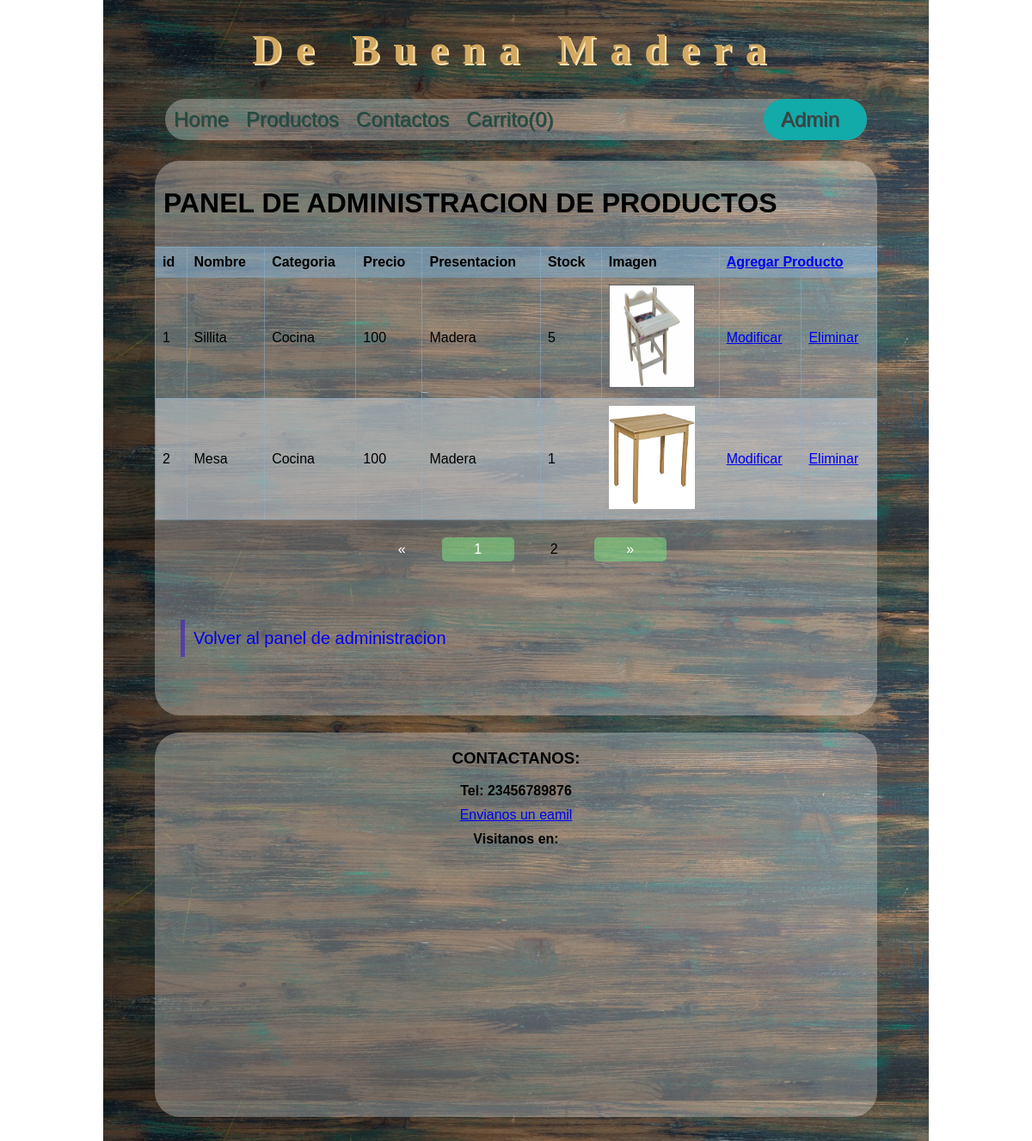
The app's page /adminProductos.php (signed in) with its own data.
### tables this page shows
CREATE TABLE `productos` (
  `idProducto` int(11) NOT NULL,
  `prdNombre` varchar(45) NOT NULL,
  `idCategoria` int(11) NOT NULL,
  `prdPrecio` double NOT NULL,
  `prdPresentacion` varchar(45) NOT NULL,
  `prdStock` int(11) NOT NULL,
  `cantidad` int(11) NOT NULL DEFAULT '1',
  `prdImagen` tinytext NOT NULL
);

CREATE TABLE `categorias` (
  `idCategoria` int(11) NOT NULL,
  `catNombre` varchar(30) NOT NULL
);

### class/Producto.php (called while the page is built, shortened)
<?php
class Producto
{
    public function listarProductos()
    {
        $limit = 2;
        $pagina = isset($_GET['pagina']) ? (int) $_GET['pagina'] : $_GET['pagina'] = 1;
        $offset = ($pagina > 1) ? (($pagina * $limit) - $limit) : 0;
        $link = Conexion::conectar();
        $sql = "SELECT idProducto,
             prdNombre,
             p.idCategoria,
             catNombre,
             prdPrecio,
             prdPresentacion,
             prdStock,
             prdImagen
           FROM productos p, categorias c
           WHERE p.idCategoria=c.idCategoria
           LIMIT $limit OFFSET $offset";
        $stmt = $link->prepare($sql);
        $stmt->execute();
        $productos = $stmt->fetchAll();
        return $productos;
    }
    public function paginador()
    {
        $limit = 2;
        $link = Conexion::conectar();
        $sql = "SELECT idProducto
        FROM productos ";
        $stmt = $link->prepare($sql);
        $stmt->execute(array());
        $row = $stmt->rowCount();
        $paginas = ceil($row / $limit);
        return $paginas;
    }
}

### adminProductos.php (the view, shortened to what this page needs)
<?php
$Producto = new Producto;
$productos = $Producto->listarProductos();
$paginas = $Producto->paginador();
include 'includes/nav.php';
?>
<main>
    <div class="contenido">
        <h1>Panel de administracion de productos</h1>
        <table>
            <thead>
                <tr>
                    <th>id</th>
                    <th>Nombre</th>
                    <th>Categoria</th>
                    <th>Precio</th>
                    <th>Presentacion</th>
                    <th>Stock</th>
                    <th>Imagen</th>
                    <th colspan="2"><a href="formAgregarProducto.php">Agregar Producto</a> </th>
                </tr>
            </thead>
            <tbody>
                <?php
                foreach ($productos as $producto) {
                ?>
                    <tr>
                        <td><?= $producto['idProducto']; ?> </td>
                        <td><?= $producto['prdNombre']; ?> </td>
                        <td><?= $producto['catNombre']; ?> </td>
                        <td><?= $producto['prdPrecio']; ?> </td>
                        <td><?= $producto['prdPresentacion']; ?> </td>
                        <td><?= $producto['prdStock']; ?> </td>
                        <td><img src="images/productos/<?= $producto['prdImagen']; ?> " alt="productos" style="width: 100px; height:120px"></td>
                        <td><a href="formModificarProducto.php?idProducto=<?=$producto['idProducto'];?>">Modificar</a> </td>
                        <td><a href="formEliminarProducto.php?idProducto=<?=$producto['idProducto'];?>">Eliminar</a> </td>
                    </tr>
                <?php
                }
                ?>
            </tbody>
        </table>
        <?php
        include 'includes/paginador.php';
        ?>
        <br>
        <a href="admin.php" class="enlace">
            Volver al panel de administracion
        </a>
        <br>
    </div>
</main>
<?php
include 'includes/footer.php';
?>

### includes/nav.php (shortened to what this page needs)
<nav>
    <div id="dropdown">
        <a href="index.php" class="home">home</a>
        <div id="dropdown-content">
            <a href="productos.php" class="products">productos</a>
            <a href="#contacto" class="contacto">contactos</a>
    <a href="vistaCarrito.php" class="carrito">carrito(<?php echo (empty($_SESSION["carrito"])) ? 0 : count($_SESSION["carrito"]); ?>)</a>
        </div>
    </div>
    <?php
    if (isset($_SESSION['administrador'])) {
    ?>
        <div class="dropdown" style="float:right;">
            <a href="" class="">
                <?= $_SESSION['administrador']; ?></a>
        </div>
    <?php
    } else {
    ?>
        <a href="formLogin.php" class="log">Ingresar</a>
    <?php
    }
    ?>
</nav>

### includes/paginador.php
<div class="pagination">
  <a href="?pagina=<?= $_GET['pagina'] - 1 ?>"class="<?=$_GET['pagina']<=1?'deshabilitado':'active';?>" >
    &laquo;
  </a>
  <?php
  for ($a =1; $a <= $paginas; $a++) {
  ?>
    <a href="?pagina=<?= $a; ?>" class="<?=$_GET['pagina']==$a?'active':'';?>">
      <?= $a; ?>
    </a>
  <?php
  }
  ?>
  <a href="?pagina=<?= $_GET['pagina'] + 1 ?>"class="<?=$_GET['pagina']>=$paginas?'deshabilitado':'active';?>" >
    &raquo;
  </a>
</div>

### includes/footer.php
<footer>
    <h3 id="contacto" >Contactanos:</h3>
    <h4 class="align">Tel: 23456789876</h4>
    <a href="mailto:osvaldoojeda86@gmail.com">Envianos un eamil </a>
    <h4 class="align">Visitanos en:</h4>
    <iframe src="https://www.google.com/maps/embed?pb=!1m14!1m8!1m3!1d13136.066850016401!2d-58.3815704!3d-34.6037389!3m2!1i1024!2i768!4f13.1!3m3!1m2!1s0x0%3A0x11bead4e234e558b!2sObelisco!5e0!3m2!1ses!2sar!4v1593103151689!5m2!1ses!2sar" width="300" height="300"
        frameborder="0" style="border:0;" allowfullscreen="" aria-hidden="false" tabindex="0"></iframe>
</footer>
</body>
</html>

### css/style.css (style rules this page uses)
* { box-sizing: border-box; }
body { font-family: Arial, Helvetica, sans-serif; background-image: url("../images/fondo4.jpg"); background-size: 80%; background-repeat: repeat-y; background-position-x: center; margin: 0px auto; }
.header { text-align: center; font-size: 3rem; margin: 20px auto; padding: 0px auto; font-family: 'Times New Roman', Times, serif; letter-spacing: 1rem; max-width: 85%; color: rgb(212, 169, 95); text-shadow: 2px 2px moccasin; }
nav { display: inline-block; width: 68%; margin-left: 16%; margin-right: 16%; background-color: rgba(250, 250, 250, 0.3); border-radius: 29px; font-size: 1.5em; }
nav a { text-transform: capitalize; text-decoration: none; padding: 10px; float: left; }
nav a:link, .log:link { color: rgb(35, 77, 62); text-shadow: 1px 1px rgb(56, 75, 80); }
.dropdown { position: relative; display: inline-block; background-color: rgb(19, 170, 170); margin: 0; width: 120px; padding: 10px 10px 10px 20px; border-radius: 29px; overflow: visible; }
.dropdown a { border: none; font-size: 1em; padding: 0; margin: 0; }
div.contenido { display: block; width: 70%; margin-left: 15%; margin-right: 15%; background-color: rgba(250, 250, 250, 0.3); border-radius: 29px; overflow: auto; margin-top: 20px; padding-bottom: 20px; }
h1, h2 { padding: 10px; }
h1, h3, h4::first-letter { text-transform: uppercase; }
a::first-letter { text-transform: uppercase; }
td::first-letter { text-transform: uppercase; }
footer { display: inline-block; width: 70%; margin-bottom: 50px; margin-top: 20px; margin-left: 15%; margin-right: 15%; background-color: rgba(250, 250, 250, 0.3); border-radius: 29px; text-align: center; }
iframe { border: 10px; border-radius: 10px; width: 65%; margin-left: 5%; margin-right: 5%; }
.enlace { padding: 10px; margin: 30px; margin-top: 30px; text-decoration: none; display: block; font-size: 20px; border-left: 5px solid rgba(55, 11, 212, 0.5); }
table { border-collapse: collapse; width: 100%; text-align: left; }
th, td { border: 1px solid rgba(133, 180, 218, 0.472); padding: 8px; }
tr:nth-child(even) { background-color: rgba(212, 222, 230, 0.472); }
thead { background-color: rgba(133, 180, 218, 0.472); }
.pagination { display: block; text-align: center; padding-top: 10px; padding-bottom: 10px; }
.pagination a { width: 10%; color: black; font-size: 1em; display: inline-block; padding-top: 5px; padding-bottom: 5px; margin-top: 10px; margin-bottom: 10px; text-decoration: none; border: none; }
.pagination a.active { background-color: rgba(124, 235, 133, 0.5); color: white; border-radius: 5px; }
.pagination a.deshabilitado { pointer-events: none; color: white; border-radius: 5px; }
.desc h3, h4 { margin: 10px; width: 100%; padding: 0px; text-align: left; background-color: rgba(0, 0, 0, 0); }
.align { margin: 10px 0; text-align: center; }

### records on screen
productos: idProducto "1", prdNombre "sillita", idCategoria.catNombre "cocina", prdPrecio "100", prdPresentacion "madera", prdStock "5", prdImagen (picture)
productos: idProducto "2", prdNombre "mesa", idCategoria.catNombre "cocina", prdPrecio "100", prdPresentacion "Madera", prdStock "1", prdImagen (picture)

### other values on screen
$_SESSION['administrador'] "Admin"
